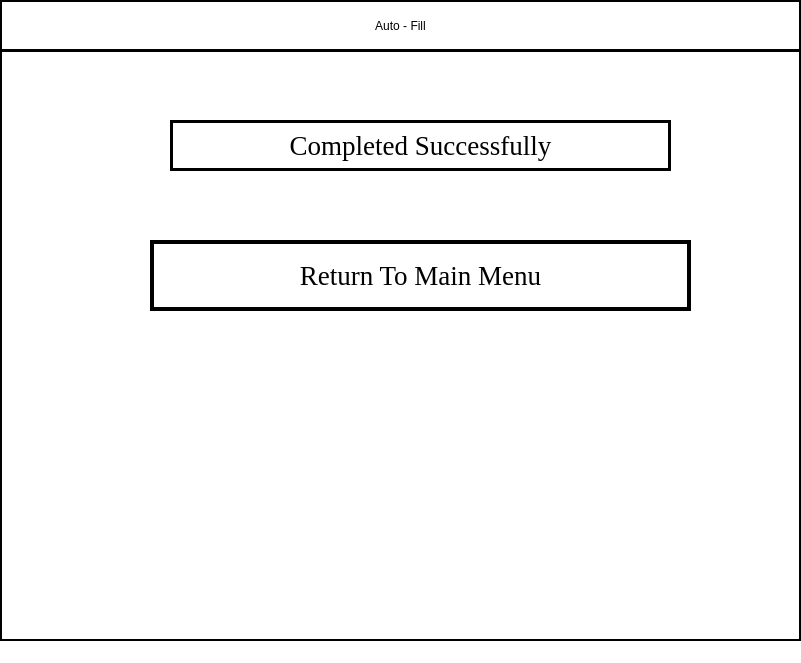
<?xml version="1.0" encoding="UTF-8"?>
<ui version="4.0">
 <class>MainWindow</class>
 <widget class="QMainWindow" name="MainWindow">
  <property name="geometry">
   <rect>
    <x>0</x>
    <y>0</y>
    <width>801</width>
    <height>663</height>
   </rect>
  </property>
  <property name="windowTitle">
   <string>MainWindow</string>
  </property>
  <property name="styleSheet">
   <string notr="true">background-color: rgb(255, 255, 255);</string>
  </property>
  <widget class="QWidget" name="centralwidget">
   <widget class="QLabel" name="lb_Title_2">
    <property name="geometry">
     <rect>
      <x>0</x>
      <y>0</y>
      <width>801</width>
      <height>51</height>
     </rect>
    </property>
    <property name="layoutDirection">
     <enum>Qt::LeftToRight</enum>
    </property>
    <property name="styleSheet">
     <string notr="true">font: 20pt &quot;Georgia&quot;;
background-color: rgb(255, 255, 255);</string>
    </property>
    <property name="frameShape">
     <enum>QFrame::Box</enum>
    </property>
    <property name="lineWidth">
     <number>2</number>
    </property>
    <property name="text">
     <string>Auto - Fill</string>
    </property>
    <property name="scaledContents">
     <bool>true</bool>
    </property>
    <property name="alignment">
     <set>Qt::AlignCenter</set>
    </property>
   </widget>
   <widget class="QLabel" name="lb_main_2">
    <property name="geometry">
     <rect>
      <x>170</x>
      <y>120</y>
      <width>501</width>
      <height>51</height>
     </rect>
    </property>
    <property name="font">
     <font>
      <family>Georgia</family>
      <pointsize>20</pointsize>
      <weight>9</weight>
      <italic>false</italic>
      <bold>false</bold>
     </font>
    </property>
    <property name="styleSheet">
     <string notr="true">background-color: qlineargradient(spread:pad, x1:0.488636, y1:0.54, x2:1, y2:1, stop:0 rgba(255, 255, 255, 255));
border-color: rgb(0, 0, 0);
font: 75 20pt &quot;Georgia&quot;;</string>
    </property>
    <property name="frameShape">
     <enum>QFrame::Box</enum>
    </property>
    <property name="lineWidth">
     <number>3</number>
    </property>
    <property name="midLineWidth">
     <number>3</number>
    </property>
    <property name="text">
     <string>Completed Successfully</string>
    </property>
    <property name="scaledContents">
     <bool>false</bool>
    </property>
    <property name="alignment">
     <set>Qt::AlignCenter</set>
    </property>
   </widget>
   <widget class="QFrame" name="frame">
    <property name="geometry">
     <rect>
      <x>0</x>
      <y>50</y>
      <width>801</width>
      <height>591</height>
     </rect>
    </property>
    <property name="styleSheet">
     <string notr="true">border-color: rgb(0, 0, 0);
background: url(../Auto-Fill/background_robo.jpg);</string>
    </property>
    <property name="frameShape">
     <enum>QFrame::Box</enum>
    </property>
    <property name="frameShadow">
     <enum>QFrame::Plain</enum>
    </property>
    <property name="lineWidth">
     <number>2</number>
    </property>
   </widget>
   <widget class="QPushButton" name="bt_back">
    <property name="geometry">
     <rect>
      <x>150</x>
      <y>240</y>
      <width>541</width>
      <height>71</height>
     </rect>
    </property>
    <property name="font">
     <font>
      <family>Georgia</family>
      <pointsize>20</pointsize>
      <weight>50</weight>
      <italic>false</italic>
      <bold>false</bold>
     </font>
    </property>
    <property name="autoFillBackground">
     <bool>false</bool>
    </property>
    <property name="styleSheet">
     <string notr="true">background-color: qlineargradient(spread:pad, x1:0.488636, y1:0.54, x2:1, y2:1, stop:0 rgba(255, 255, 255, 255));
font: 20pt &quot;Georgia&quot;;
border-color: rgb(0, 0, 0);
border: 4px solid;
</string>
    </property>
    <property name="text">
     <string>Return To Main Menu</string>
    </property>
   </widget>
   <zorder>frame</zorder>
   <zorder>lb_Title_2</zorder>
   <zorder>lb_main_2</zorder>
   <zorder>bt_back</zorder>
  </widget>
  <widget class="QStatusBar" name="statusbar"/>
 </widget>
 <resources/>
 <connections/>
</ui>
